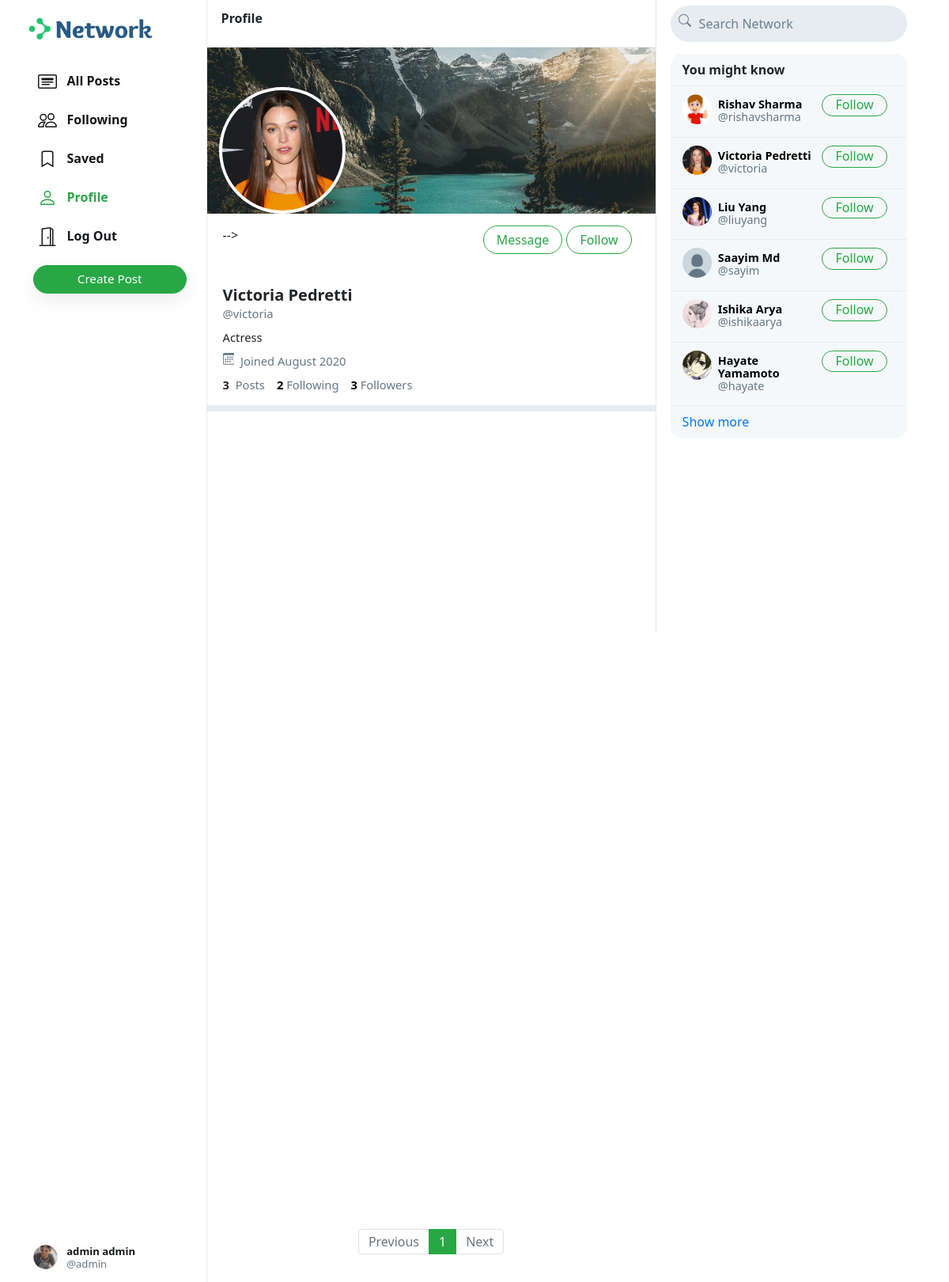
/victoria (signed in), run on the app's committed database.
### network/models.py (models this page shows, shortened)
class User(AbstractUser):
    profile_pic = models.ImageField(upload_to='profile_pic/')
    bio = models.TextField(max_length=160, blank=True, null=True)
    cover = models.ImageField(upload_to='covers/', blank=True)

### network/views.py (the view)
# urls.py: path("<str:username>", views.profile, name='profile'),
def profile(request, username):
    user = User.objects.get(username=username)
    all_posts = Post.objects.filter(creater=user).order_by('-date_created')
    paginator = Paginator(all_posts, 10)
    page_number = request.GET.get('page')
    if page_number == None:
        page_number = 1
    posts = paginator.get_page(page_number)
    followings = []
    suggestions = []
    follower = False
    if request.user.is_authenticated:
        followings = Follower.objects.filter(followers=request.user).values_list('user', flat=True)
        suggestions = User.objects.exclude(pk__in=followings).exclude(username=request.user.username).order_by("?")[:6]
        if request.user in Follower.objects.get(user=user).followers.all():
            follower = True
    follower_count = Follower.objects.get(user=user).followers.all().count()
    following_count = Follower.objects.filter(followers=user).count()
    return render(request, 'network/profile.html', {
        "username": user,
        "posts": posts,
        "posts_count": all_posts.count(),
        "suggestions": suggestions,
        "page": "profile",
        "is_follower": follower,
        "follower_count": follower_count,
        "following_count": following_count
    })

### network/templates/network/profile.html (shortened to what this page needs)
{% extends 'network/index.html' %}
{% load static %}
{% block profile %}
    <div class="profile-view" data-user="{{username.username}}">
        <div class="cover-image" style="background-image: url(/media/{{username.cover}})"></div>
        <div class="profile-image" style="background-image: url(/media/{{username.profile_pic}})"></div>
        <div class="profile-details">
            <div>
                {% if user.username == username.username %}
                    <button class="btn btn-outline-success float-right" id="edit-profile-btn">Edit Profile</button>
                {% else %}
                    {% if is_follower %}
                        <button class="btn btn-success float-right" onclick="unfollow_user(this,'{{username.username}}','edit_page')" id="following-btn">Following</button>
                    {% else %}
                        <button class="btn btn-outline-success float-right" onclick="follow_user(this,'{{username.username}}','edit_page')" id="follow-btn">Follow</button> -->
                    {% endif %}
                        <button style="margin-right: 5px;" class="btn btn-outline-success float-right" id="message-btn">Message</button>
                {% endif %}
            </div>
            <div class="details-data">
                <h5>{{username.first_name}} {{username.last_name}}</h5>
                <div class="grey">@{{username.username}}</div>
                <div class="bio">
                    {% if username.bio is not None %}
                        {{username.bio}}
                    {% endif %}
                </div>
                <div class="grey" style="padding: 8px 0px;">
                    &nbsp;Joined {{username.date_joined | date:"F Y"}}
                </div>
                <div>
                    <strong>
                        {{posts_count}}
                    </strong>
                    &nbsp;<span class="grey">Posts</span>
                    <a href="#">
                        <strong id="following__count">{{following_count | default:0}}</strong>&nbsp;<span class="grey">Following</span>
                    </a>
                    <a href="#">
                        <strong id="follower__count">{{follower_count | default:0}}</strong>&nbsp;<span class="grey">Followers</span>
                    </a>
                </div>
            </div>
        </div>
    </div>
    <div class="space"></div>
{% endblock %}

### network/templates/network/layout.html (shortened to what this page needs)
{% load static %}
<!DOCTYPE html>
<html lang="en">
    <head>
        <link rel="stylesheet" href="https://stackpath.bootstrapcdn.com/bootstrap/4.4.1/css/bootstrap.min.css">
        <link href="{% static 'network/styles.css' %}" rel="stylesheet">
    </head>
    <body>
        <div class="body" data-page="{{page}}">
            <div class="sidenav">
                <a href="{% url 'index' %}" class="navbar-brand">
                    <img src="{% static 'network/Images/logo.png' %}" height="31px">
                </a>
                <div style="height: 100%;">
                    <div>
                        <div>
                            <ul>
                                <li class="nav-item" id="all_posts">
                                <a href="{% url 'index' %}" class="nav-link">
                                    <div>
                                        &nbsp;&nbsp;All Posts
                                    </div>
                                </a>
                                </li>
                                {% if user.is_authenticated %}
                                    <li class="nav-item" id="following">
                                        <a href="{% url 'following' %}" class="nav-link">
                                            <div>
                                                &nbsp;&nbsp;Following
                                            </div>
                                        </a>
                                    </li>
                                    <li class="nav-item" id="saved">
                                        <a href="{% url 'saved' %}" class="nav-link">
                                            <div>
                                                <svg width="1.5em" height="1.5em" viewBox="0 0 16 16" class="bi bi-bookmark" fill="currentColor" xmlns="http://www.w3.org/2000/svg">
                                                    <path fill-rule="evenodd" d="M8 12l5 3V3a2 2 0 0 0-2-2H5a2 2 0 0 0-2 2v12l5-3zm-4 1.234l4-2.4 4 2.4V3a1 1 0 0 0-1-1H5a1 1 0 0 0-1 1v10.234z"/>
                                                  </svg>
                                                &nbsp;&nbsp;Saved
                                            </div>
                                        </a>
                                    </li>
                                    <li class="nav-item" id="profile">
                                        <a href="{% url 'profile' user.username %}" class="nav-link">
                                            <div>
                                                &nbsp;&nbsp;Profile
                                            </div>
                                        </a>
                                    </li>
                                    <li class="nav-item" id="logout">
                                        <a href="{% url 'logout' %}" class="nav-link">
                                            <div>
                                                &nbsp;&nbsp;Log Out
                                            </div>
                                        </a>
                                    </li>
                                {% endif %}
                            </ul>
                        </div>
                        {% if user.is_authenticated %}
                            <button id="popup-btn" class="btn btn-success new-post-btn" onclick="createpost()">Create Post</button>
                        {% endif %}
                    </div>
                    <div style="position: absolute; bottom: 10px;">
                        {% if user.is_authenticated %}
                            <li class="nav-item sidenav-user">
                                <a href="{% url 'profile' user.username %}" class="nav-link">
                                    <div class="user_account">
                                        <div class="small-profilepic" style="float: left; background-image: url(/media/{{user.profile_pic}})"></div>
                                        <div style="height: 2.7vw; margin: auto;">
                                            <div style="margin-top: 4px;"><strong>{{user.first_name}} {{user.last_name}}</strong></div>
                                            <div class="grey" style="margin-top: 4px;">@{{ user.username }}</div>
                                        </div>
                                    </div>
                                </a>
                            </li>
                        {% endif %}
                    </div>
                </div>
            </div>
            {% block body %}
            {% endblock %}
            <div class="right-div">
                <nav class="head">
                    <form action="#">
                        <div class="search-div">
                            <div>
                            </div>
                            <input type="text" name="query" id="search-box" placeholder="Search Network">
                        </div>
                    </form>
                </nav>
                <div class='right-div-content'>
                    <div class="space" style="background-color: white;"></div>
                    {% if user.is_authenticated %}
                        <div class="suggestion-box">
                            <div class="suggestion-header">
                                You might know
                            </div>
                            {% for suggestion in suggestions %}
                                <div class="suggestion-user">
                                    <div>
                                        <a href="{% url 'profile' suggestion.username %}">
                                            <div class="small-profilepic" style="background-image: url(/media/{{suggestion.profile_pic}})"></div>
                                        </a>
                                    </div>
                                    <div class="user-details">
                                        <a href="{% url 'profile' suggestion.username %}">
                                            <div id="user-name">
                                                <strong>
                                                    {{suggestion.first_name}} {{suggestion.last_name}}
                                                </strong>
                                            </div>
                                            <div class="grey">@{{suggestion.username}}</div>
                                        </a>
                                    </div>
                                    <div>
                                        <button class="btn btn-outline-success" type="button" onclick="follow_user(this,'{{suggestion.username}}','suggestion')">Follow</button>
                                    </div>
                                </div>
                            {% empty %}
                                    <div style="text-align: center; border-bottom: .5px solid #e6ecf0; padding: 10px 15px;">
                                        <span class="grey" style="font-size: .9em;">No suggestions available.</span>
                                    </div>
                            {% endfor %}
                            <div class="suggestion-footer">
                                <a href="#">Show more</a>
                            </div>
                        </div>
                    {% endif %}
                </div>
            </div>
        </div>
    </body>
</html>

### network/static/network/styles.css (style rules this page uses)
.body { display: flex; min-height: 100%; font-family: system-ui, sans-serif; }
.btn { border-radius: 20px; padding: 0.32rem 1rem 0.375rem 1rem; margin-right: 10px; float: right; }
.btn, .btn:focus, .btn:active { box-shadow: none !important; -webkit-box-shadow: none !important; }
.grey { color: #657786; }
svg { vertical-align: text-top; }
.sidenav { height: 100%; width: 21.8%; position: fixed; top: 0; left: 0; padding: 15px; list-style: none; border-right: .5px solid #e6ecf0; z-index: 100; padding-left: 3%; background-color: white; }
.sidenav ul { list-style: none; padding-left: 0px; margin-top: 3vh; }
.sidenav li { margin-top: 7px; }
.sidenav .nav-link { color: #14171a; line-height: .7em; font-weight: 700; padding: 0px; }
.sidenav .nav-link > div { padding: 10px 20px 8px 12px; border-radius: 25px; line-height: 0.9em; width: max-content; }
.new-post-btn { padding-left: 55px !important; padding-right: 55px !important; font-size: .95em; font-weight: 530; box-shadow: rgba(0, 0, 0, 0.08) 0px 8px 24px !important; }
.user_account { display: flex; font-size: .82rem; font-weight: normal; padding-top: 3px !important; padding-bottom: 3px !important; padding-left: 3px !important; }
.user_account .small-profilepic { transform: scale(.82); margin-left: auto; margin-top: auto; }
.active a { color: #28a745 !important; }
.head { height: 7.5vh; }
.small-profilepic { width: 3.1vw; height: 3.1vw; border-radius: 9999px; overflow: hidden; margin-right: 8px; background-size: cover; background-repeat: no-repeat; background-position: center; box-sizing: content-box; }
.space { height: 8px; background-color: #e6ecf0; }
.cover-image { height: 210px; background-size: cover; background-position: center; background-repeat: no-repeat; background-color: #ccd6dd; }
.profile-image { width: 160px; height: 160px; position: absolute; left: 15px; top: 110px; border-radius: 99999px; border: 4px solid white; background-size: cover; background-repeat: no-repeat; background-position: center; background-color: white; }
.profile-details { padding: 15px 20px; }
.profile-details button { padding-bottom: 0.3rem; margin-right: 10px; }
.profile-details > .details-data { margin-top: 52px; font-size: .92em; }
.profile-details h5 { font-weight: 800; margin-bottom: 0px; }
.profile-details a { color: black; text-decoration: none; }
.bio { margin-top: 8px; }
.right-div { width: 28%; height: 100vh; position: fixed; right: 2.95%; border-left: .5px solid #e6ecf0; background-color: white; }
.right-div .head { padding: .9vh 1.5vw; }
.right-div .search-div { margin-left: auto; margin-right: auto; display: flex; border-radius: 25px; background-color: #e6ecf0; padding-left: 10px; padding-right: 10px; vertical-align: middle; }
#search-box { height: 5.7vh; border: none; background: none; outline: none; width: 100%; margin-left: 8px; }
#search-box::placeholder { color: #6d7e8c; }
.right-div-content { height: 92.5vh; overflow: auto; padding-left: 1.5vw; padding-right: 1.5vw; }
.suggestion-box, .guest-box { border-radius: 15px; overflow: hidden; background-color: #f5f8fa; }
.suggestion-header { padding: 13px 15px; line-height: .9em; font-weight: 800; border-bottom: .5px solid #e6ecf0; }
.suggestion-user { display: flex; padding: 10px 15px; font-size: .9em; border-bottom: .5px solid #e6ecf0; }
.suggestion-user a { color: black; text-decoration: none; }
.user-details { flex: 1; line-height: 1.1em; padding: 5px 0px 7px 0px; }
.suggestion-user .btn { padding: 0em 1em .09em 1em; }
.suggestion-footer { padding: 13px 15px; line-height: .9em; }
.suggestion-footer a { text-decoration: none; }

### data on the page
User: profile_pic (picture), first_name "admin", last_name "admin", username "admin"
User: cover (picture), profile_pic (picture), first_name "Victoria", last_name "Pedretti", username "victoria", bio "Actress", date_joined "August 2020"
User: profile_pic (picture), first_name "Rishav", last_name "Sharma", username "rishavsharma"
User: profile_pic (picture), first_name "Liu", last_name "Yang", username "liuyang"
User: profile_pic (placeholder picture), first_name "Saayim", last_name "Md", username "sayim"
User: profile_pic (picture), first_name "Ishika", last_name "Arya", username "ishikaarya"
User: profile_pic (picture), first_name "Hayate", last_name "Yamamoto", username "hayate"

### other printed values
{{ posts_count }} "3"
{{ following_count | default:0 }} "2"
{{ follower_count | default:0 }} "3"
{{ each }} "1"
